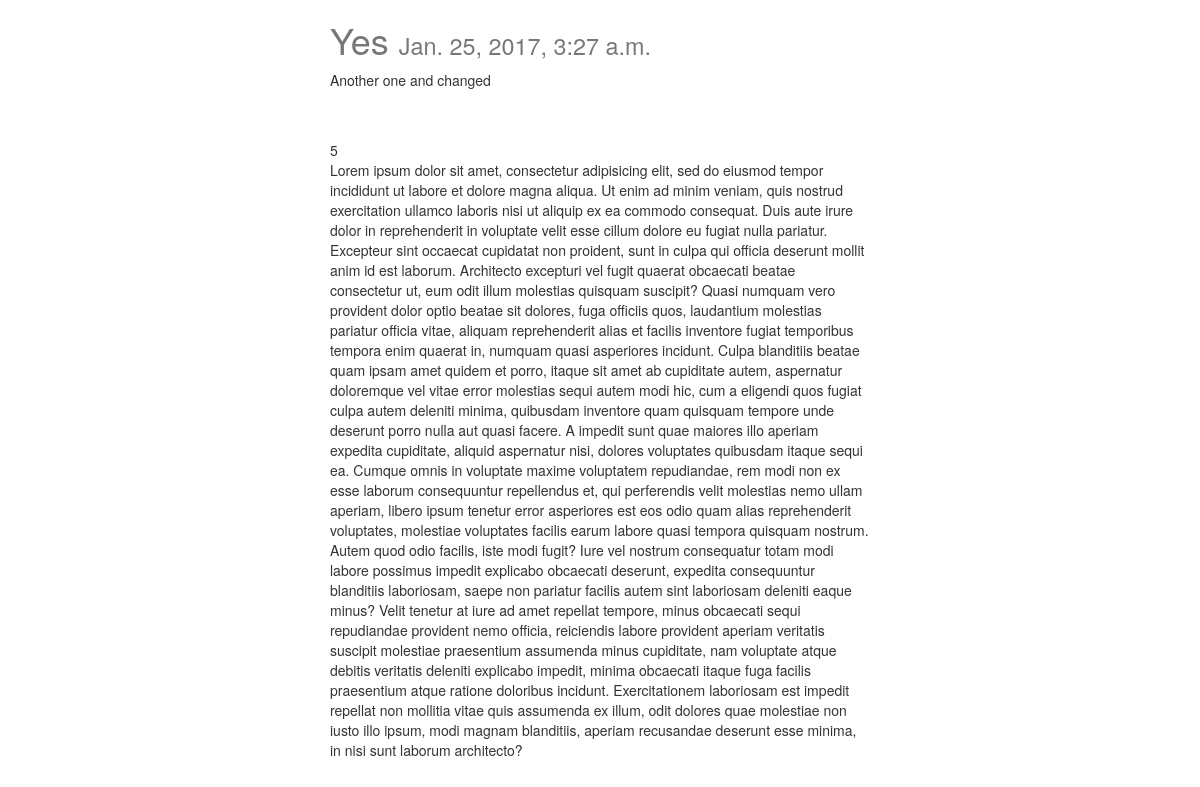
Screenshot of /posts/5/ with the database file from the repository.
### posts/models.py (models this page shows, shortened)
class Post(models.Model):
    title = models.CharField(max_length=120)
    content = models.TextField()
    timestamp = models.DateTimeField(auto_now=False, auto_now_add=True)
    updated = models.DateTimeField(auto_now=True, auto_now_add=False)
    class Meta:
        ordering = ["-id", "-timestamp", "-updated"]

### posts/views.py (the view)
# urls.py: url(r'^(?P<id>\d+)/$', posts_detail, name='detail'),
def posts_detail(request, id=None):
    instance = get_object_or_404(Post, id=id)
    context = {
        "title": instance.title,
        "object": instance
        }
    return render(request, "post_detail.html", context)

### templates/post_detail.html (shortened to what this page needs)
{% extends "base.html" %}
{% block content %}
<div class='col-sm-6 col-sm-offset-3'>
<h1>{{title}} <small>{{ object.timestamp }}</small></h1>
{{ object.content | linebreaks  }}<br/>
<br/>
{{ object.id }}<br/>
{% lorem 4 %}<br/>
</div>
{% endblock content %}

### static/css/base.css (style rules this page uses)
h1 { color: #777777; }

### rows the page displays
Post: title "Yes", timestamp "Jan. 25, 2017, 3:27 a.m.", content "Another one and changed", id "5"
